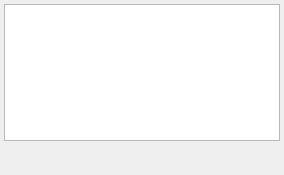
<?xml version="1.0" encoding="UTF-8"?>
<ui version="4.0">
 <class>FrmMessage</class>
 <widget class="QWidget" name="FrmMessage">
  <property name="geometry">
   <rect>
    <x>0</x>
    <y>0</y>
    <width>284</width>
    <height>175</height>
   </rect>
  </property>
  <property name="windowTitle">
   <string>KAME Messages</string>
  </property>
  <property name="windowOpacity">
   <double>0.800000000000000</double>
  </property>
  <layout class="QVBoxLayout" name="verticalLayout">
   <property name="spacing">
    <number>4</number>
   </property>
   <property name="leftMargin">
    <number>4</number>
   </property>
   <property name="topMargin">
    <number>4</number>
   </property>
   <property name="rightMargin">
    <number>4</number>
   </property>
   <property name="bottomMargin">
    <number>4</number>
   </property>
   <item>
    <widget class="QListWidget" name="m_list">
     <property name="font">
      <font>
       <pointsize>9</pointsize>
      </font>
     </property>
     <property name="frameShape">
      <enum>QFrame::StyledPanel</enum>
     </property>
     <property name="frameShadow">
      <enum>QFrame::Sunken</enum>
     </property>
     <property name="horizontalScrollBarPolicy">
      <enum>Qt::ScrollBarAlwaysOff</enum>
     </property>
     <property name="alternatingRowColors">
      <bool>false</bool>
     </property>
     <property name="isWrapping" stdset="0">
      <bool>false</bool>
     </property>
     <property name="wordWrap">
      <bool>true</bool>
     </property>
    </widget>
   </item>
   <item>
    <widget class="QWidget" name="m_widget" native="true">
     <layout class="QHBoxLayout" name="horizontalLayout">
      <property name="spacing">
       <number>2</number>
      </property>
      <property name="leftMargin">
       <number>2</number>
      </property>
      <property name="topMargin">
       <number>2</number>
      </property>
      <property name="rightMargin">
       <number>2</number>
      </property>
      <property name="bottomMargin">
       <number>2</number>
      </property>
      <item>
       <widget class="QPushButton" name="m_btn">
        <property name="sizePolicy">
         <sizepolicy hsizetype="Minimum" vsizetype="Fixed">
          <horstretch>0</horstretch>
          <verstretch>0</verstretch>
         </sizepolicy>
        </property>
        <property name="minimumSize">
         <size>
          <width>16</width>
          <height>0</height>
         </size>
        </property>
        <property name="maximumSize">
         <size>
          <width>32</width>
          <height>16777215</height>
         </size>
        </property>
        <property name="text">
         <string/>
        </property>
        <property name="iconSize">
         <size>
          <width>24</width>
          <height>24</height>
         </size>
        </property>
        <property name="flat">
         <bool>true</bool>
        </property>
       </widget>
      </item>
      <item>
       <widget class="QLabel" name="m_label">
        <property name="enabled">
         <bool>true</bool>
        </property>
        <property name="sizePolicy">
         <sizepolicy hsizetype="Expanding" vsizetype="Preferred">
          <horstretch>0</horstretch>
          <verstretch>0</verstretch>
         </sizepolicy>
        </property>
        <property name="font">
         <font>
          <pointsize>12</pointsize>
         </font>
        </property>
        <property name="text">
         <string/>
        </property>
        <property name="scaledContents">
         <bool>true</bool>
        </property>
        <property name="alignment">
         <set>Qt::AlignLeading|Qt::AlignLeft|Qt::AlignVCenter</set>
        </property>
        <property name="wordWrap">
         <bool>true</bool>
        </property>
       </widget>
      </item>
     </layout>
    </widget>
   </item>
  </layout>
 </widget>
 <layoutdefault spacing="6" margin="11"/>
 <pixmapfunction>qPixmapFromMimeSource</pixmapfunction>
 <resources/>
 <connections>
  <connection>
   <sender>m_btn</sender>
   <signal>clicked()</signal>
   <receiver>m_widget</receiver>
   <slot>hide()</slot>
   <hints>
    <hint type="sourcelabel">
     <x>19</x>
     <y>155</y>
    </hint>
    <hint type="destinationlabel">
     <x>156</x>
     <y>138</y>
    </hint>
   </hints>
  </connection>
  <connection>
   <sender>m_list</sender>
   <signal>itemSelectionChanged()</signal>
   <receiver>m_widget</receiver>
   <slot>hide()</slot>
   <hints>
    <hint type="sourcelabel">
     <x>125</x>
     <y>64</y>
    </hint>
    <hint type="destinationlabel">
     <x>125</x>
     <y>155</y>
    </hint>
   </hints>
  </connection>
 </connections>
</ui>
